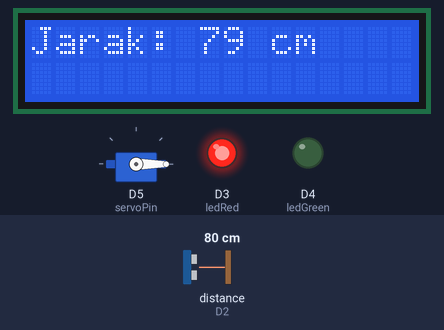
Bench run of a program on a simulated ESP8266 (NodeMCU). Shown: 16×2 character LCD, servo, output pins drawn as LEDs (lit = HIGH). Wiring (inferred from the names in the program): ultrasonic range finder: trigger D1; echo D2. The inputs (shaded band) are chosen by the test bench; at power-on: distance to the obstacle (sensor on D2) 80 cm. The echo pulse lasts 58.3 µs per cm; pins used as bus, display or sensor lines are not drawn; what the program prints to the serial monitor is not drawn.

Above: at 1.2 s.
1.3 s: distance to the obstacle (sensor on D2) set to 13 cm
At 3.6 s:
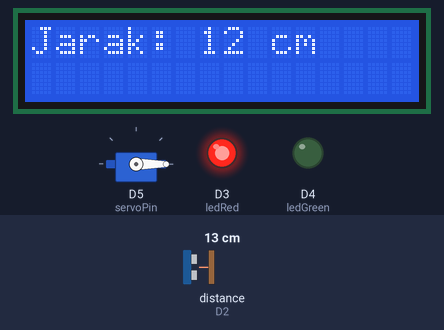
4.8 s: distance to the obstacle (sensor on D2) set to 10 cm
At 7.8 s:
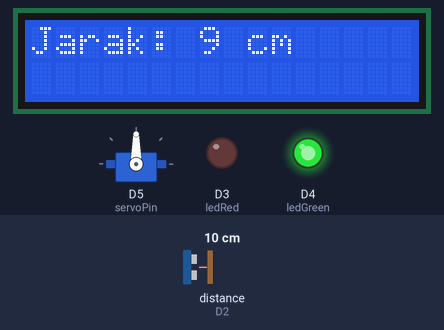
8.1 s: distance to the obstacle (sensor on D2) set to 2 cm
At 10.8 s:
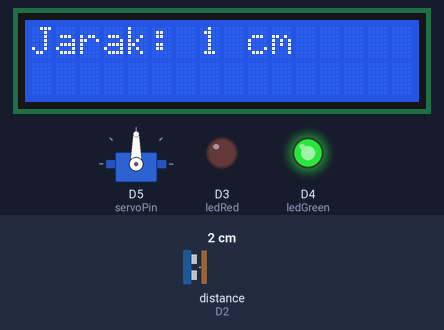
Timing chart, 0 to 12.3 s (numbered marks = the images above; inputs shaded):
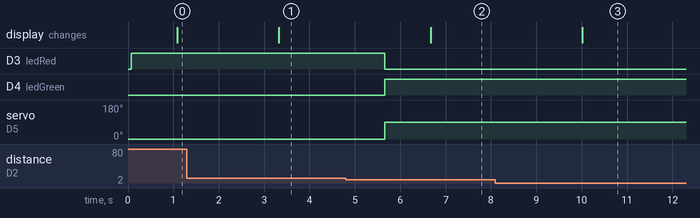

Measured:
- the behaviour switches between 12 and 11 cm on distance to the obstacle (sensor on D2) (found by bisection; images 1 and 2)
- after the input at 1.3 s, the display: changes after 2.0 s (image 1)
- after the input at 4.8 s, D3 (ledRed): HIGH → LOW after 0.86 s; D4 (ledGreen): LOW → HIGH after 0.86 s; servo on D5 (servoPin): 0° → 90° after 0.86 s; the display: changes after 1.9 s (image 2)
- after the input at 8.1 s, the display: changes after 1.9 s (image 3)

The program:

main.cpp
```cpp
#include <Arduino.h>
#include <LiquidCrystal_I2C.h>
#include <Wire.h>
#include <Servo.h>

// Pins declaration
int lcdSDA = D6, lcdSCL = D7, servoPin = D5, trigPin = D1, echoPin = D2, ledGreen = D4, ledRed = D3;

// Sensor Jarak
int distance;
int hitungJarak() {
  int _distance;
  long _duration;

  digitalWrite(trigPin, LOW);
  delayMicroseconds(5);
  digitalWrite(trigPin, HIGH);
  delayMicroseconds(10);
  digitalWrite(trigPin, LOW);

  _duration = pulseIn(echoPin, HIGH);
  _distance = 0.034 * _duration / 2;

  return _distance;
}

// Servo
Servo servo;

// LCD
LiquidCrystal_I2C lcd(0x27, 16, 2);

void setup() {
  Serial.begin(9600);

  // LCD
  Wire.begin(lcdSDA, lcdSCL);
  lcd.init();
  lcd.backlight();
  lcd.clear();

  // Sensor Jarak
  pinMode(trigPin, OUTPUT);
  pinMode(echoPin, INPUT);

  // Led
  pinMode(ledGreen, OUTPUT);
  pinMode(ledRed, OUTPUT);

  // Servo
  servo.attach(servoPin);
}

void loop() {
  distance = hitungJarak();
  Serial.println("Jarak: " + String(distance) + " cm");

  if (distance <= 10) {
    digitalWrite(ledGreen, HIGH);
    digitalWrite(ledRed, LOW);
    servo.write(90);
    delay(1000);
  } else {
    digitalWrite(ledGreen, LOW);
    digitalWrite(ledRed, HIGH);
    servo.write(0);
    delay(1000);
  }

  // Display jarak on LCD
  lcd.clear();
  lcd.setCursor(0,0);
  lcd.print("Jarak: ");
  lcd.print(distance);
  lcd.print(" cm");

  delay(100);
}
```
